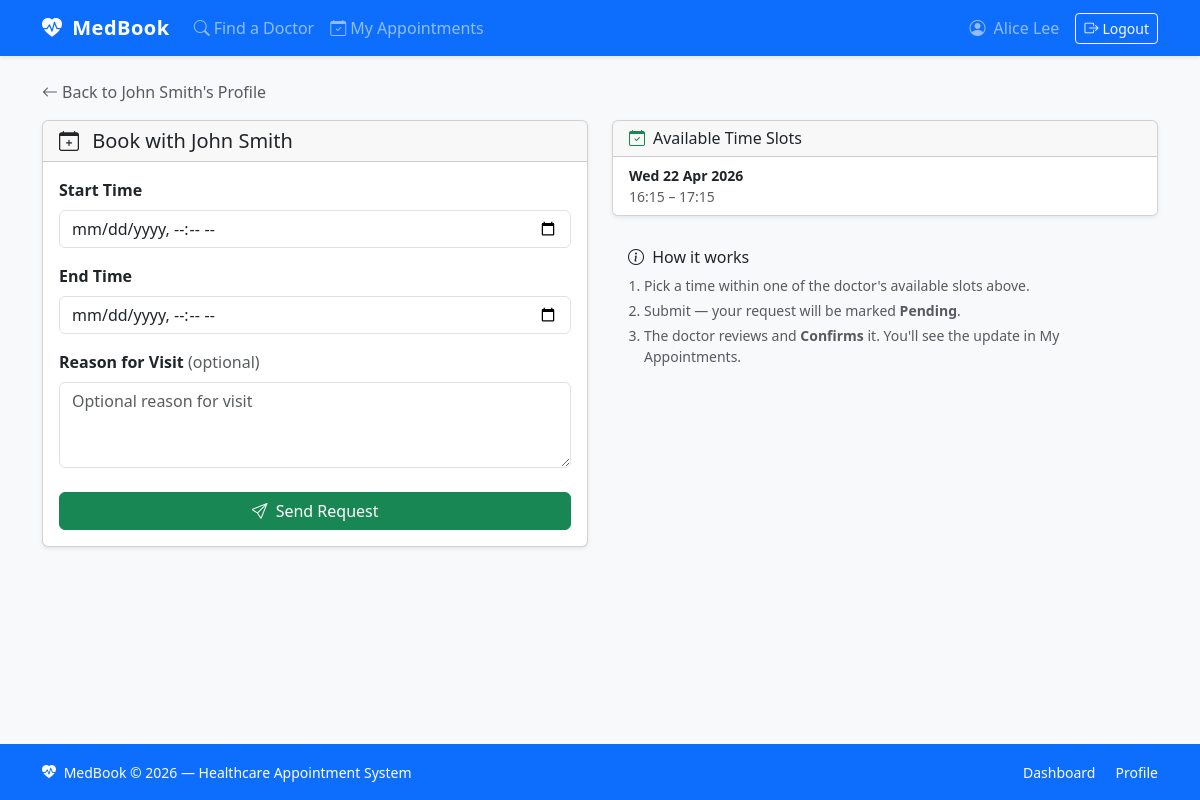
Page /book/1/ (signed in) on the committed database.
### accounts/models.py (models this page shows, shortened)
class TimeStampedModel(models.Model):
    created_at = models.DateTimeField(auto_now_add=True)
    updated_at = models.DateTimeField(auto_now=True)
    class Meta:
        abstract = True

class DoctorProfile(TimeStampedModel):
    user = models.OneToOneField(
        settings.AUTH_USER_MODEL,
        on_delete=models.CASCADE,
        related_name="doctorprofile",
    )
    specialty = models.ForeignKey(
        Specialty,
        on_delete=models.SET_NULL,
        null=True,
        blank=True,
        related_name="doctors",
    )
    bio = models.TextField(blank=True)
    phone = models.CharField(max_length=30, blank=True)
    @property
    def full_name(self) -> str:
        return self.user.get_full_name() or self.user.username

### bookings/models.py (models this page shows, shortened)
class Availability(models.Model):
    doctor = models.ForeignKey(
        DoctorProfile,
        on_delete=models.CASCADE,
        related_name="availabilities",
    )
    start = models.DateTimeField()
    end = models.DateTimeField()
    note = models.CharField(max_length=120, blank=True, help_text="Optional note shown to patients.")
    class Meta:
        ordering = ["start"]
        verbose_name_plural = "availabilities"

### bookings/views.py (the view)
# urls.py: path("book/<int:doctor_id>/", views.book_appointment, name="book_appointment"),
@login_required
def book_appointment(request, doctor_id):
    doctor = get_object_or_404(
        DoctorProfile.objects.select_related("user", "specialty"),
        pk=doctor_id,
    )
    patient = getattr(request.user, "patientprofile", None)
    if not patient:
        messages.error(request, "You must have a patient account to book an appointment.")
        return redirect("bookings:doctor_detail", doctor_id=doctor.id)
    if request.method == "POST":
        form = AppointmentForm(doctor=doctor, data=request.POST)
        if form.is_valid():
            try:
                appt = form.save(commit=False)
                appt.patient = patient
                appt.doctor = doctor
                appt.status = "PENDING"
                appt.full_clean()
                appt.save()
                messages.success(request, "Appointment request sent! The doctor will confirm it shortly.")
                return redirect("bookings:my_appointments")
            except ValidationError as exc:
                form.add_error(None, exc)
    else:
        form = AppointmentForm(doctor=doctor)
    upcoming_availability = (
        doctor.availabilities
        .filter(end__gte=timezone.now())
        .order_by("start")[:8]
    )
    return render(request, "bookings/book_appointment.html", {
        "doctor": doctor,
        "form": form,
        "availability": upcoming_availability,
    })

### bookings/forms.py (shortened to what this page needs)
class AppointmentForm(forms.ModelForm):
    start = forms.DateTimeField(
        widget=forms.DateTimeInput(
            attrs={"type": "datetime-local", "class": "form-control"}
        )
    )
    end = forms.DateTimeField(
        widget=forms.DateTimeInput(
            attrs={"type": "datetime-local", "class": "form-control"}
        )
    )
    class Meta:
        model = Appointment
        fields = ["start", "end", "reason"]
        widgets = {
            "reason": forms.Textarea(
                attrs={"class": "form-control", "rows": 3, "placeholder": "Optional reason for visit"}
            ),
        }
    def __init__(self, doctor, *args, **kwargs):
        super().__init__(*args, **kwargs)
        self.doctor = doctor

### accounts/context_processors.py (called while the page is built)
def user_role(request):
    if not request.user.is_authenticated:
        return {"is_patient": False, "is_doctor": False}
    return {
        "is_patient": hasattr(request.user, "patientprofile"),
        "is_doctor": hasattr(request.user, "doctorprofile"),
    }

### bookings/templates/bookings/book_appointment.html (shortened to what this page needs)
{% extends "bookings/base.html" %}
{% block content %}
<div class="mb-3">
  <a href="{% url 'bookings:doctor_detail' doctor.id %}" class="text-decoration-none text-muted">
    <i class="bi bi-arrow-left me-1"></i>Back to {{ doctor.full_name }}'s Profile
  </a>
</div>
<div class="row g-4">
  <div class="col-lg-6">
    <div class="card shadow-sm">
      <div class="card-header">
        <h2 class="h5 mb-0">
          <i class="bi bi-calendar-plus me-2"></i>
          Book with {{ doctor.full_name }}
        </h2>
      </div>
      <div class="card-body">
        <form method="post">
          <div class="mb-3">
            <label class="form-label fw-semibold">Start Time</label>
            {{ form.start }}
          </div>
          <div class="mb-3">
            <label class="form-label fw-semibold">End Time</label>
            {{ form.end }}
          </div>
          <div class="mb-4">
            <label class="form-label fw-semibold">
              Reason for Visit <span class="text-muted fw-normal">(optional)</span>
            </label>
            {{ form.reason }}
          </div>
          <button type="submit" class="btn btn-success w-100">
            <i class="bi bi-send me-1"></i> Send Request
          </button>
        </form>
      </div>
    </div>
  </div>
  <div class="col-lg-6">
    {% if availability %}
      <div class="card shadow-sm mb-3">
        <div class="card-header">
          <h6 class="mb-0"><i class="bi bi-calendar-check me-2 text-success"></i>Available Time Slots</h6>
        </div>
        <ul class="list-group list-group-flush">
          {% for slot in availability %}
            <li class="list-group-item d-flex justify-content-between align-items-center py-2">
              <div class="small">
                <strong>{{ slot.start|date:"D d M Y" }}</strong><br>
                <span class="text-muted">{{ slot.start|time:"H:i" }} – {{ slot.end|time:"H:i" }}</span>
              </div>
            </li>
          {% endfor %}
        </ul>
      </div>
    {% else %}
      <div class="alert alert-warning">
        <i class="bi bi-calendar-x me-2"></i>
        This doctor has no upcoming availability. You may still submit a request.
      </div>
    {% endif %}
    <div class="card bg-light border-0">
      <div class="card-body">
        <h6 class="card-title"><i class="bi bi-info-circle me-1"></i> How it works</h6>
        <ol class="ps-3 small text-muted mb-0">
          <li class="mb-1">Pick a time within one of the doctor's available slots above.</li>
          <li class="mb-1">Submit — your request will be marked <strong>Pending</strong>.</li>
          <li>The doctor reviews and <strong>Confirms</strong> it. You'll see the update in My Appointments.</li>
        </ol>
      </div>
    </div>
  </div>
</div>
{% endblock %}

### bookings/templates/bookings/base.html (shortened to what this page needs)
<!doctype html>
<html lang="en">
<head>
  <link href="https://cdn.jsdelivr.net/npm/bootstrap@5.3.3/dist/css/bootstrap.min.css" rel="stylesheet">
  <link href="https://cdn.jsdelivr.net/npm/bootstrap-icons@1.11.3/font/bootstrap-icons.min.css" rel="stylesheet">
</head>
<body class="bg-light">
<nav class="navbar navbar-expand-lg navbar-dark bg-primary shadow-sm">
  <div class="container">
    <a class="navbar-brand" href="{% url 'bookings:dashboard' %}">
      <i class="bi bi-heart-pulse-fill me-1"></i> MedBook
    </a>
    <div class="collapse navbar-collapse" id="navbarMain">
      {% if request.user.is_authenticated %}
        <ul class="navbar-nav me-auto">
          <li class="nav-item">
            <a class="nav-link" href="{% url 'bookings:doctor_list' %}">
              <i class="bi bi-search me-1"></i>Find a Doctor
            </a>
          </li>
          {% if is_patient %}
            <li class="nav-item">
              <a class="nav-link" href="{% url 'bookings:my_appointments' %}">
                <i class="bi bi-calendar-check me-1"></i>My Appointments
              </a>
            </li>
          {% endif %}
        </ul>
        <ul class="navbar-nav ms-auto align-items-center">
          <li class="nav-item">
            <a class="nav-link" href="{% url 'accounts:profile' %}">
              <i class="bi bi-person-circle me-1"></i>
              {{ request.user.get_full_name|default:request.user.username }}
            </a>
          </li>
          <li class="nav-item">
            <form method="post" action="{% url 'accounts:logout' %}" class="m-0 p-0">
              <button type="submit" class="btn btn-sm btn-outline-light ms-2">
                <i class="bi bi-box-arrow-right me-1"></i>Logout
              </button>
            </form>
          </li>
        </ul>
      {% endif %}
    </div>
  </div>
</nav>
<main class="container my-4">
  {% block content %}{% endblock %}
</main>
<footer class="bg-primary text-white mt-auto py-3">
  <div class="container d-flex flex-column flex-md-row justify-content-between align-items-center">
    <span class="small">
      <i class="bi bi-heart-pulse-fill me-1"></i>
      MedBook &copy; {% now "Y" %} — Healthcare Appointment System
    </span>
    <div class="mt-2 mt-md-0">
      {% if request.user.is_authenticated %}
        <a href="{% url 'bookings:dashboard' %}" class="text-white text-decoration-none small me-3">Dashboard</a>
        <a href="{% url 'accounts:profile' %}" class="text-white text-decoration-none small">Profile</a>
      {% else %}
        <a href="{% url 'accounts:login' %}" class="text-white text-decoration-none small me-3">Login</a>
        <a href="{% url 'accounts:register' %}" class="text-white text-decoration-none small">Register</a>
      {% endif %}
    </div>
  </div>
</footer>
</body>
</html>

### bookings/templates/bookings/base.html (style rules this page uses)
body { display: flex; flex-direction: column; min-height: 100vh; }
main { flex: 1; }
.navbar-brand { font-weight: 700; letter-spacing: .5px; }

### rows in the picture
DoctorProfile: full_name "John Smith"
Availability: start "Wed 22 Apr 2026", start "16:15", end "17:15"

### other values in the picture
{{ request.user.get_full_name|default:request.user.username }} "Alice Lee"
